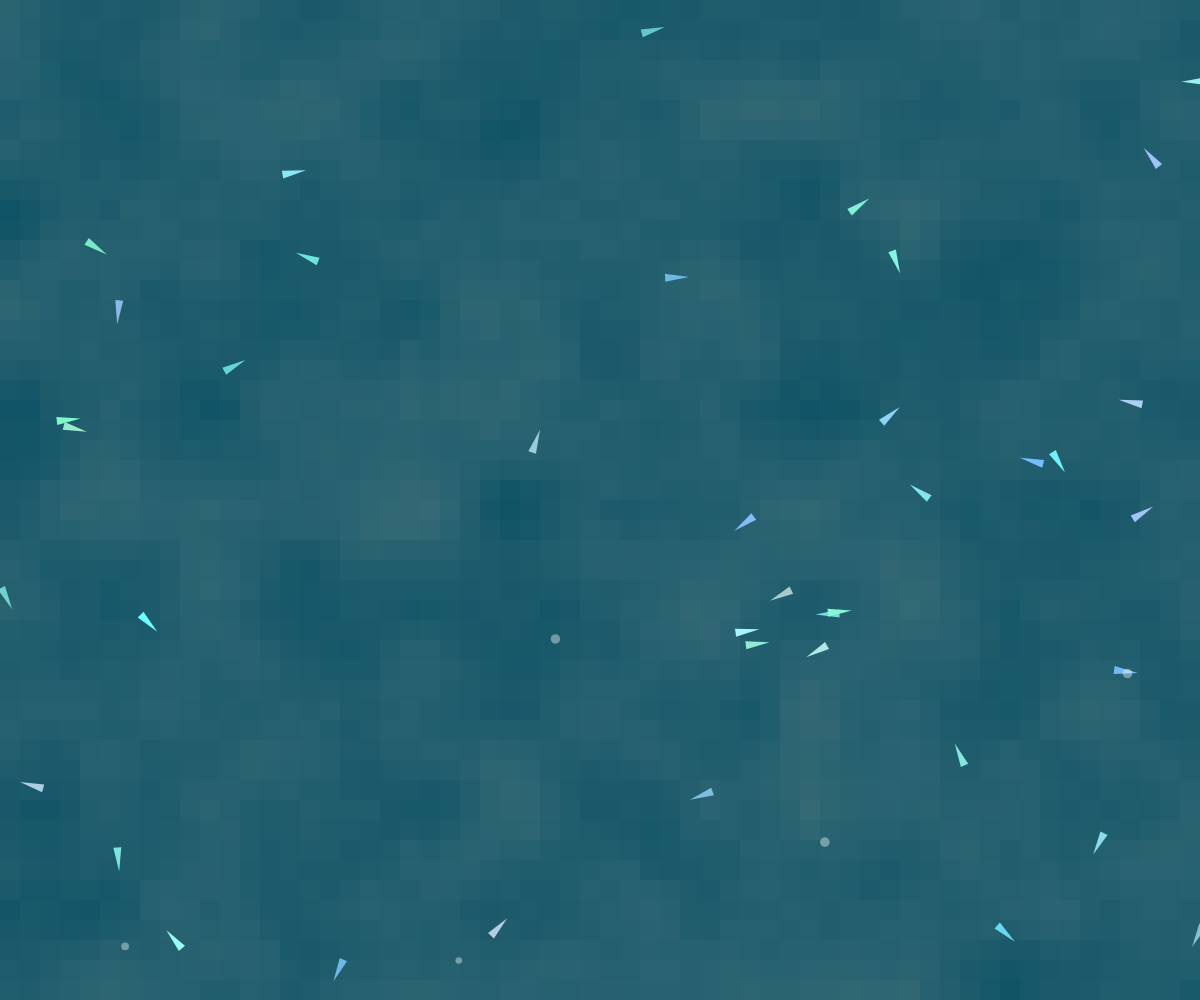
Frame 1 (no input)
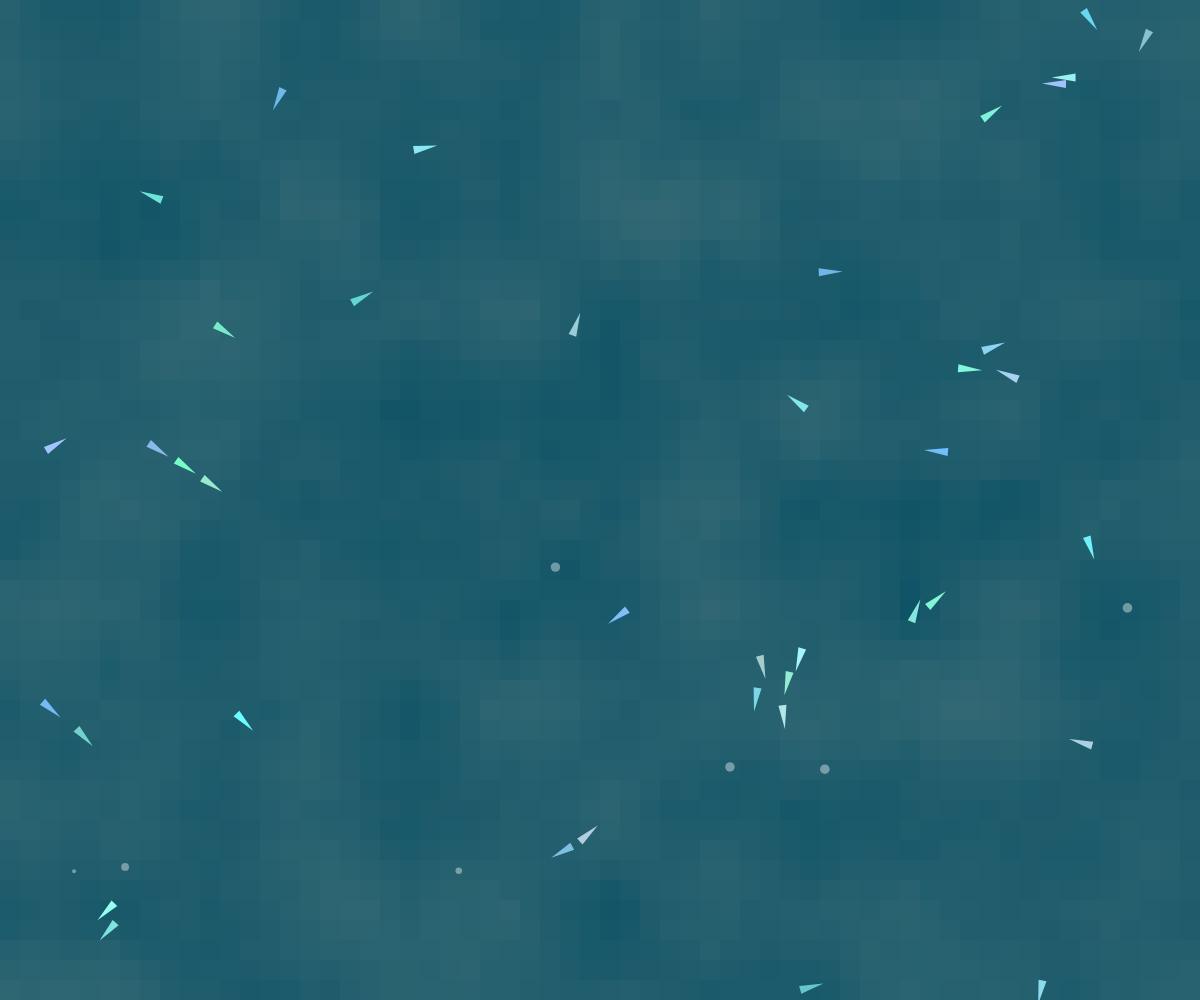
Frame 60 (no input)
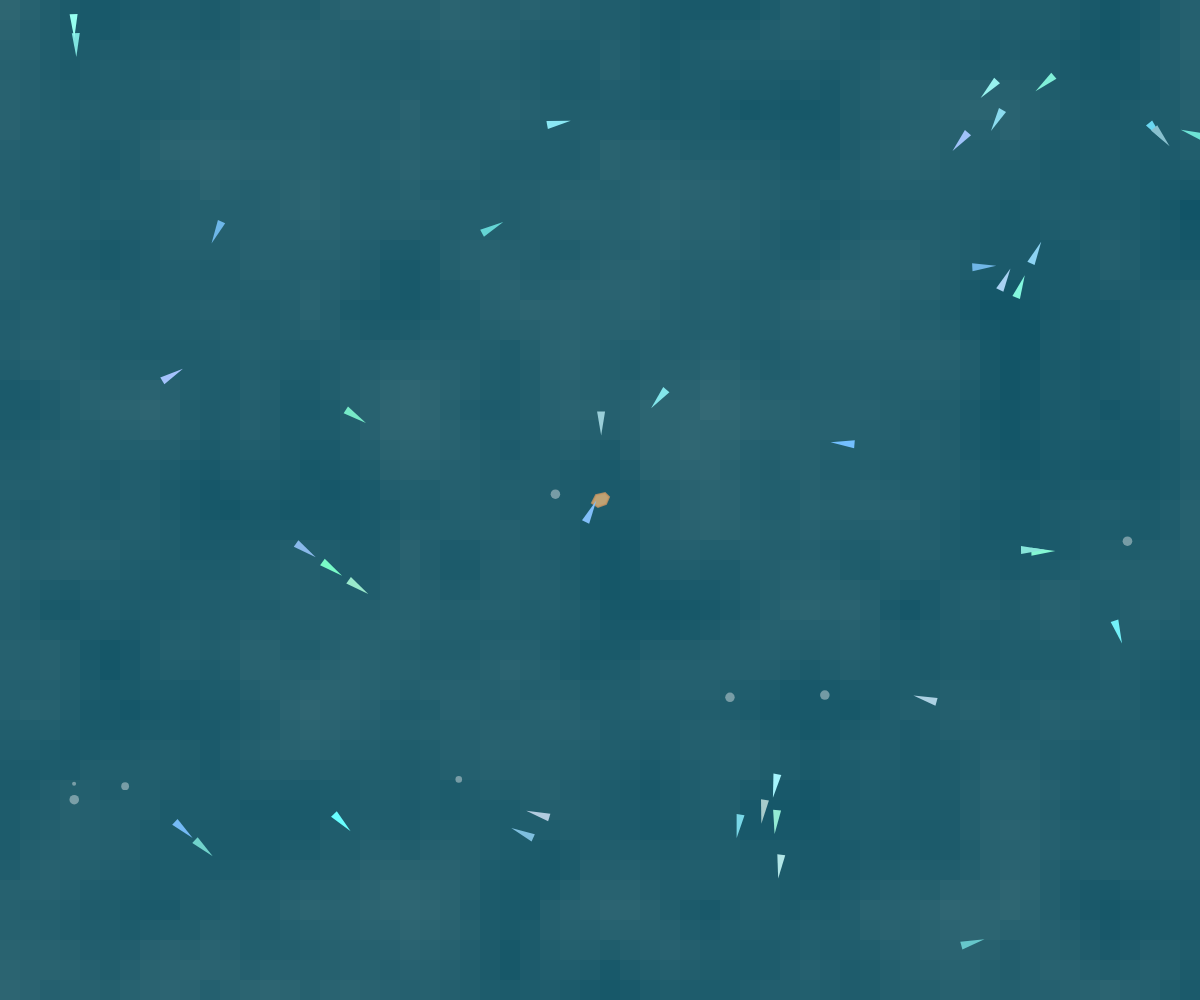
Frame 120 (the mouse pressed at the canvas centre since frame 60)

The p5.js sketch that drew these frames (run headless with seeded random() and noise() and a simulated clock; from frame 60 on, the mouse is pressed at the canvas centre):

// p5.js sketch
// ── sketch.js
let school = [];
let bubbles = [];
let breads = [];
let ripples = [];
let attractionRadius = 200;

function setup() {
    createCanvas(windowWidth, windowHeight);
    frameRate(60);
    for (let i = 0; i < 40; i++) {
        school.push(new Fish(random(width), random(height)));
    }
    for (let i = 0; i < 5; i++) {
        bubbles.push(new Bubble());
    }
}

function draw() {
    drawBackground();

    // Draw and update bread pieces
    for (let i = breads.length - 1; i >= 0; i--) {
        breads[i].show();
        if (breads[i].isEaten()) {
            breads.splice(i, 1);
        }
    }

    // Update and show fish
    for (let fish of school) {
        fish.moveTowardBread();
        fish.flock(school);
        fish.update();
        fish.edges();
        fish.show();
    }

    // Update and show bubbles
    for (let i = bubbles.length - 1; i >= 0; i--) {
        bubbles[i].move();
        bubbles[i].show();
        if (bubbles[i].popped) {
            ripples.push(new Ripple(bubbles[i].x, bubbles[i].y));
            bubbles.splice(i, 1);
        }
    }

    // Update and show ripples
    for (let i = ripples.length - 1; i >= 0; i--) {
        ripples[i].update();
        ripples[i].show();
        if (ripples[i].isFinished()) {
            ripples.splice(i, 1);
        }
    }

    // Add new bubbles occasionally
    if (random() < 0.01) {
        bubbles.push(new Bubble());
    }
}

function mousePressed() {
    breads.push(new Bread(mouseX, mouseY));
    ripples.push(new Ripple(mouseX, mouseY));
}

function drawBackground() {
    background(10, 80, 100);
    noStroke();
    for (let y = 0; y < height; y += 20) {
        for (let x = 0; x < width; x += 20) {
            let noiseVal = noise(x * 0.01, y * 0.01, frameCount * 0.02);
            let rippleColor = color(
                10 + noiseVal * 50,
                80 + noiseVal * 30,
                100 + noiseVal * 20
            );
            fill(rippleColor);
            rect(x, y, 20, 20);
        }
    }
}
// ── bread.js
class Bread {
    constructor(x, y) {
        this.position = createVector(x, y);
        this.lifespan = 300;
        this.opacity = 255;  // Opacity for fading effect
    }

    show() {
        if (this.lifespan > 0) {
            push();
            translate(this.position.x, this.position.y);
            fill(230, 180, 120, this.opacity); 
            stroke(200, 150, 100, this.opacity);
            strokeWeight(2);
            beginShape();
            vertex(-8, 3);
            vertex(-4, -5);
            vertex(5, -7);
            vertex(9, -3);
            vertex(6, 4);
            vertex(-2, 7);
            endShape(CLOSE);
            pop();
            
            this.lifespan--;
            this.opacity = map(this.lifespan, 0, 300, 0, 255);
        }
    }

    isEaten() {
        return this.lifespan <= 0;
    }
}
// ── bubble.js
class Bubble {
    constructor() {
        this.x = random(width); // Random x position
        this.y = random(height / 2, height); // Spawn below the surface
        this.r = random(4, 10); // Bubble size
        this.speed = random(1, 2); // Rising speed
        this.popped = false; // Track if the bubble has popped
    }

    move() {
        if (!this.popped) {
            this.y -= this.speed; // Rise vertically
            // Pop the bubble when it reaches the surface
            if (this.y < height / 4) { // Adjust this threshold as needed
                this.popped = true;
            }
        }
    }

    show() {
        if (!this.popped) {
            fill(255, 100); // Bubble color
            noStroke();
            ellipse(this.x, this.y, this.r); // Draw the bubble
        }
    }
}
// ── fish.js
class Fish {
    constructor(x, y) {
        this.position = createVector(x, y);
        this.velocity = p5.Vector.random2D().mult(random(2, 3));
        this.acceleration = createVector(0, 0);
        this.maxForce = 0.05;
        this.maxSpeed = 3;
        this.size = 12;
        this.color = color(random(100, 180), random(180, 255), random(200, 255));
        this.target = null;
        this.eatingTime = 0;
    }

    moveTowardBread() {
        if (breads.length > 0) {
            let closestBread = null;
            let minDist = Infinity;

            for (let bread of breads) {
                let d = dist(this.position.x, this.position.y, bread.position.x, bread.position.y);
                if (d < minDist) {
                    minDist = d;
                    closestBread = bread;
                }
            }

            if (closestBread && minDist < attractionRadius) {
                this.target = closestBread.position;
            } else {
                this.target = null;
            }
        } else {
            this.target = null;
        }

        if (this.target) {
            let attractionForce = p5.Vector.sub(this.target, this.position);
            let d = attractionForce.mag();
            if (d > 2) {
                attractionForce.setMag(this.maxSpeed * 2);
                attractionForce.sub(this.velocity);
                attractionForce.limit(this.maxForce * 3);
                this.acceleration.add(attractionForce);
            }
        }
    }

    flock(fishes) {
        if (this.target) return;

        let alignment = this.align(fishes);
        let cohesion = this.cohere(fishes);
        let separation = this.separate(fishes);

        this.acceleration.add(alignment);
        this.acceleration.add(cohesion);
        this.acceleration.add(separation);
    }

    align(fishes) {
        let perceptionRadius = 60;
        let steering = createVector();
        let total = 0;
        for (let other of fishes) {
            let d = this.position.dist(other.position);
            if (other !== this && d < perceptionRadius) {
                steering.add(other.velocity);
                total++;
            }
        }
        if (total > 0) {
            steering.div(total);
            steering.setMag(this.maxSpeed);
            steering.sub(this.velocity);
            steering.limit(this.maxForce);
        }
        return steering;
    }

    cohere(fishes) {
        let perceptionRadius = 60;
        let steering = createVector();
        let total = 0;
        for (let other of fishes) {
            let d = this.position.dist(other.position);
            if (other !== this && d < perceptionRadius) {
                steering.add(other.position);
                total++;
            }
        }
        if (total > 0) {
            steering.div(total);
            steering.sub(this.position);
            steering.setMag(this.maxSpeed);
            steering.sub(this.velocity);
            steering.limit(this.maxForce);
        }
        return steering;
    }

    separate(fishes) {
        let perceptionRadius = 35;
        let steering = createVector();
        let total = 0;
        for (let other of fishes) {
            let d = this.position.dist(other.position);
            if (other !== this && d < perceptionRadius) {
                let diff = p5.Vector.sub(this.position, other.position);
                diff.div(d);
                steering.add(diff);
                total++;
            }
        }
        if (total > 0) {
            steering.div(total);
            steering.setMag(this.maxSpeed);
            steering.sub(this.velocity);
            steering.limit(this.maxForce);
        }
        return steering;
    }

    update() {
        this.velocity.add(this.acceleration);
        this.velocity.limit(this.maxSpeed);
        this.position.add(this.velocity);
        this.acceleration.mult(0);
    }

    edges() {
        if (this.position.x > width) this.position.x = 0;
        if (this.position.x < 0) this.position.x = width;
        if (this.position.y > height) this.position.y = 0;
        if (this.position.y < 0) this.position.y = height;
    }

    show() {
        push();
        translate(this.position.x, this.position.y);
        rotate(this.velocity.heading());
        fill(this.color);
        noStroke();
        beginShape();
        vertex(-this.size, -this.size / 3);
        vertex(this.size, 0);
        vertex(-this.size, this.size / 3);
        endShape(CLOSE);
        pop();
    }
}
// ── ripple.js
class Ripple {
    constructor(x, y) {
        this.x = x;
        this.y = y;
        this.r = 5; // Initial ripple radius
        this.maxRadius = 30; // Maximum ripple radius
        this.opacity = 255; // Initial opacity
    }

    update() {
        this.r += 1; // Expand the ripple
        this.opacity -= 5; // Fade out the ripple
    }

    show() {
        noFill();
        stroke(255, this.opacity);
        strokeWeight(2);
        ellipse(this.x, this.y, this.r * 2);
    }

    isFinished() {
        return this.opacity <= 0;
    }
}
